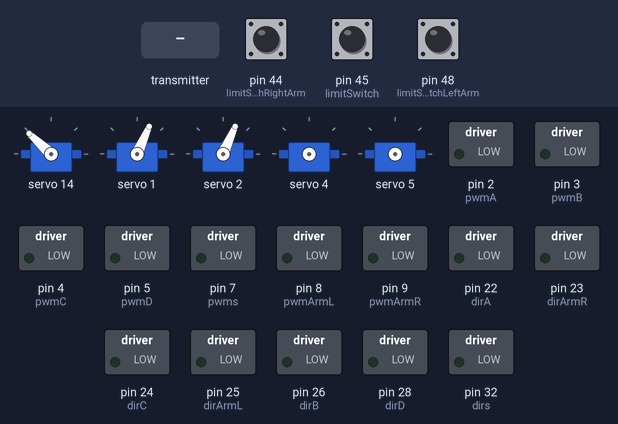
This sketch was run on a simulated Arduino Mega 2560, built with avr-gcc and run on an emulated ATmega2560. On the bench: 5 × servo, switched loads named in the sketch (green lamp = pin HIGH). Dashed ring = blinking. The inputs (shaded band) are chosen by the test bench; at power-on: pin 45 (limitSwitch) HIGH, pin 44 (limitSwitchRightArm) HIGH, pin 48 (limitSwitchLeftArm) HIGH.

Above: at 1.2 s.
1.3 s: the transmitter starts sending readChannel.3 = 1000
At 2.5 s:
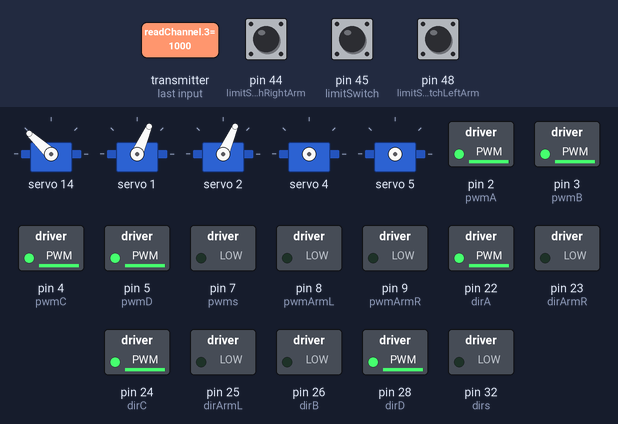
2.8 s: the transmitter starts sending readChannel.4 = 1000
At 4.21 s:
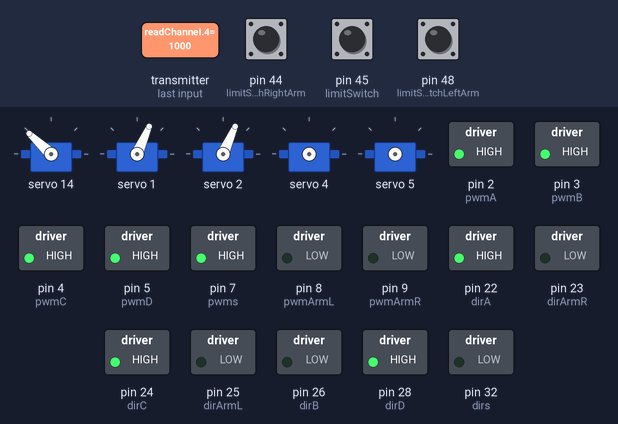
5.8 s: the transmitter starts sending readChannel.5 = 1000
8.8 s: pin 45 (limitSwitch) pulled LOW for 3.2 s
15.0 s: the transmitter starts sending readChannel.3 = 1250
At 16.28 s:
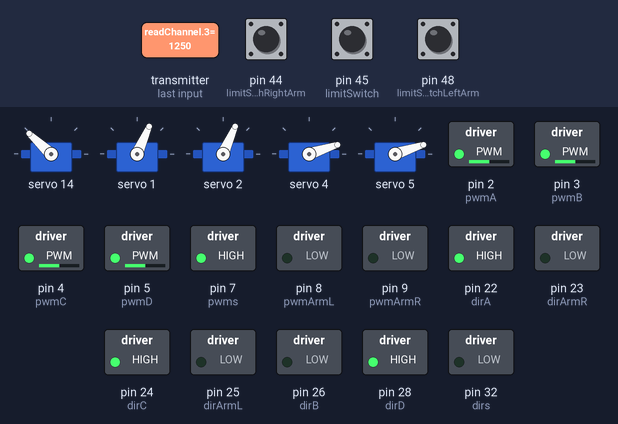
18.0 s: the transmitter starts sending readChannel.5 = 2000
At 18.69 s:
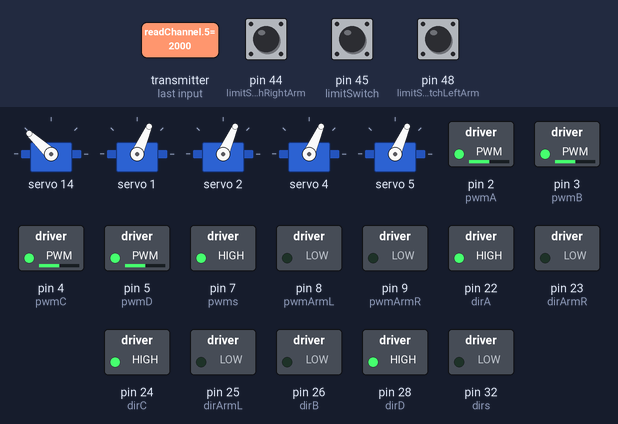
Timing chart, 0 to 22.0 s (numbered marks = the images above; inputs shaded):
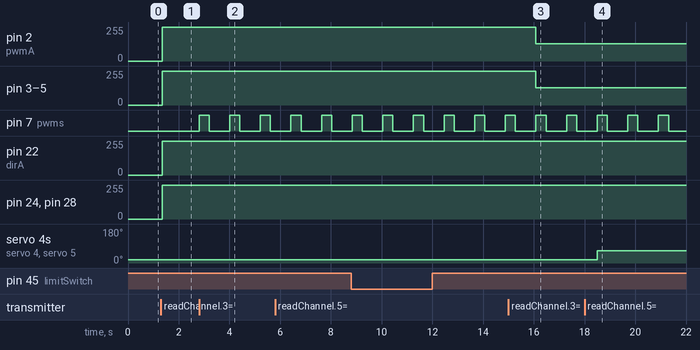

Measured:
- after the input at 1.3 s, pin 2 (pwmA): 0/255 → 252/255 after 0.06 s; pin 3 (pwmB), pin 4 (pwmC), pin 5 (pwmD), pin 22 (dirA): 0/255 → 253/255 after 0.06 s; pin 24 (dirC), pin 28 (dirD): 0/255 → 254/255 after 0.06 s
- after the input at 2.8 s, pin 2 (pwmA): 252/255 → 255/255 after 0.08 s; pin 3 (pwmB), pin 4 (pwmC), pin 5 (pwmD), pin 22 (dirA): 253/255 → 255/255 after 0.08 s; pin 7 (pwms): alternates HIGH for 0.40 s and LOW for 0.81 s, starting at once; pin 24 (dirC), pin 28 (dirD): 254/255 → 255/255 at once
- after the input at 15.0 s, pin 2 (pwmA), pin 3 (pwmB), pin 4 (pwmC), pin 5 (pwmD): 255/255 → 128/255 after 1.1 s
- after the input at 18.0 s, servo 4, servo 5: 18° → 66° after 0.50 s

The sketch:

Robot1.ino
```cpp
#include <IBusBM.h>
#include <Servo.h>
#include <Wire.h>
#include <Adafruit_PWMServoDriver.h>
#include <ezButton.h>
Adafruit_PWMServoDriver pwm = Adafruit_PWMServoDriver();

#define SERVOMIN 150   // Minimum pulse length count (out of 4096)
#define SERVOMAX 600   // Maximum pulse length count (out of 4096)
#define SERVO_FREQ 50  // Analog servos run at ~50 Hz updates

int angleToPulse(int ang) {
  int pulse = map(ang, 0, 180, SERVOMIN, SERVOMAX);
  return pulse;
}
int updown;
int leftright;
int clkaclk;
int shoot = 100;
int pwmvalA;
int pwmvalAabs;
long pwmvalAupdown;
long pwmvalAleftright;
int pwmvalB;
int pwmvalBabs;
long pwmvalBupdown;
long pwmvalBleftright;
int pwmvalC;
int pwmvalCabs;
long pwmvalCupdown;
long pwmvalCleftright;
int pwmvalD;
int pwmvalDabs;
long pwmvalDupdown;
long pwmvalDleftright;
bool LarmUp = true;  // Changed to true
bool RarmUp = true;  // Changed to true

bool LarmButtonPrevState = false;
bool RarmButtonPrevState = false;

bool leftServoOpen = false;
bool rightServoOpen = false;

const int limitSwitchLeftArm = 48;
const int limitSwitchRightArm = 44;

ezButton limitSwitchLeft(limitSwitchLeftArm);
ezButton limitSwitchRight(limitSwitchRightArm);
ezButton limitSwitch(45);

const int dirA = 22;
const int pwmA = 2;
const int dirB = 26;
const int pwmB = 3;
const int dirC = 24;
const int pwmC = 4;
const int dirD = 28;
const int pwmD = 5;
const int dirs = 32;
const int pwms = 7;
const int dirArmL = 25;
const int dirArmR = 23;
const int pwmArmL = 8;
const int pwmArmR = 9;

IBusBM ibusRc;

HardwareSerial& ibusRcSerial = Serial1;
HardwareSerial& debugSerial = Serial;

void setup() {
  debugSerial.begin(9600);
  ibusRc.begin(ibusRcSerial);

  pwm.begin();
  pwm.setOscillatorFrequency(27000000);
  pwm.setPWMFreq(SERVO_FREQ);

  LarmUp = true;  // Changed to true
  RarmUp = true;  // Changed to true

  Serial.begin(9600);
  pinMode(dirA, OUTPUT);
  pinMode(pwmA, OUTPUT);
  pinMode(dirB, OUTPUT);
  pinMode(pwmB, OUTPUT);
  pinMode(dirC, OUTPUT);
  pinMode(pwmC, OUTPUT);
  pinMode(dirD, OUTPUT);
  pinMode(pwmD, OUTPUT);
  pinMode(dirs, OUTPUT);
  pinMode(pwms, OUTPUT);
  pinMode(dirArmL, OUTPUT);
  pinMode(pwmArmL, OUTPUT);
  pinMode(dirArmR, OUTPUT);
  pinMode(pwmArmR, OUTPUT);
  pwm.setPWM(14, 0, angleToPulse(8));
  limitSwitch.setDebounceTime(50);
  limitSwitchLeft.setDebounceTime(50);
  limitSwitchRight.setDebounceTime(50);
}

int readChannel(byte channelInput, int minLimit, int maxLimit, int defaultValue) {
  uint16_t ch = ibusRc.readChannel(channelInput);
  if (ch < 100) return defaultValue;
  return map(ch, 1000, 2000, minLimit, maxLimit);
}

bool redSwitch(byte channelInput, bool defaultValue) {
  int intDefaultValue = (defaultValue) ? 100 : 0;
  int ch = readChannel(channelInput, 0, 100, intDefaultValue);
  return (ch > 50);
}

void loop() {
  limitSwitch.loop();
  limitSwitchLeft.loop();
  limitSwitchRight.loop();
  int state = limitSwitch.getState();
  if (state == LOW) {
    digitalWrite(dirs, HIGH);
    analogWrite(pwms, 45);
  } else {
    analogWrite(pwms, 0);
  }

  int updown = readChannel(1, -100, 100, 0);
  int leftright = readChannel(0, -100, 100, 0);
  clkaclk = readChannel(3, -255, 255, 0);
  int Lservo = readChannel(5, -100, 100, 0);
  int Rservo = readChannel(6, -100, 100, 0);
  int shoot = readChannel(4, -100, 100, 0);
  int Larm = readChannel(7, -100, 100, 0);
  int Rarm = readChannel(8, -100, 100, 0);
  pwmvalAupdown = 0;
  pwmvalAleftright = 0;
  pwmvalBupdown = 0;
  pwmvalBleftright = 0;
  pwmvalCupdown = 0;
  pwmvalCleftright = 0;
  pwmvalDupdown = 0;
  pwmvalDleftright = 0;

  if (updown > 0) {  //UP
    pwmvalAupdown = map(updown, 0, 100, 0, 255);
    pwmvalBupdown = map(updown, 0, 100, 0, 254);
    pwmvalCupdown = map(updown, 0, 100, 0, 255);
    pwmvalDupdown = map(updown, 0, 100, 0, 255);
  }
  if (updown < 0) {  //DOWN
    pwmvalAupdown = map(updown, 0, -100, 0, -255);
    pwmvalBupdown = map(updown, 0, -100, 0, -255);
    pwmvalCupdown = map(updown, 0, -100, 0, -255);
    pwmvalDupdown = map(updown, 0, -100, 0, -255);
  }
  if (leftright < 0) {  // Left
    pwmvalAleftright = map(leftright, 0, 100, 0, 255);
    pwmvalBleftright = map(leftright, 0, 100, 0, -255);
    pwmvalCleftright = map(leftright, 0, 100, 0, -255);
    pwmvalDleftright = map(leftright, 0, 100, 0, 255);
  }
  if (leftright > 0) {  // Right
    pwmvalAleftright = map(leftright, 0, -100, 0, -255);
    pwmvalBleftright = map(leftright, 0, -100, 0, 255);
    pwmvalCleftright = map(leftright, 0, -100, 0, 255);
    pwmvalDleftright = map(leftright, 0, -100, 0, -255);
  }
  pwmvalAabs = sqrt((sq(pwmvalAupdown)) + (sq(pwmvalAleftright)));
  pwmvalBabs = sqrt((sq(pwmvalBupdown)) + (sq(pwmvalBleftright)));
  pwmvalCabs = sqrt((sq(pwmvalCupdown)) + (sq(pwmvalCleftright)));
  pwmvalDabs = sqrt((sq(pwmvalDupdown)) + (sq(pwmvalDleftright)));
  pwmvalA = pwmvalAupdown + pwmvalAleftright;
  pwmvalB = pwmvalBupdown + pwmvalBleftright;
  pwmvalC = pwmvalCupdown + pwmvalCleftright;
  pwmvalD = pwmvalDupdown + pwmvalDleftright;
  if (pwmvalA > 0) {
    digitalWrite(dirA, LOW);
    analogWrite(pwmA, pwmvalAabs);
  }
  if (pwmvalA < 0) {
    digitalWrite(dirA, HIGH);
    analogWrite(pwmA, pwmvalAabs);
  }
  if (pwmvalA == 0) {
    digitalWrite(dirA, LOW);
    analogWrite(pwmA, 0);
  }

  if (pwmvalB > 0) {
    digitalWrite(dirB, HIGH);
    analogWrite(pwmB, pwmvalBabs);
  }
  if (pwmvalB < 0) {
    digitalWrite(dirB, LOW);
    analogWrite(pwmB, pwmvalBabs);
  }
  if (pwmvalB == 0) {
    digitalWrite(dirB, LOW);
    analogWrite(pwmB, 0);
  }

  if (pwmvalC > 0) {
    digitalWrite(dirC, HIGH);
    analogWrite(pwmC, pwmvalCabs);
  }
  if (pwmvalC < 0) {
    digitalWrite(dirC, LOW);
    analogWrite(pwmC, pwmvalCabs);
  }
  if (pwmvalC == 0) {
    digitalWrite(dirC, LOW);
    analogWrite(pwmC, 0);
  }
  if (pwmvalD > 0) {
    digitalWrite(dirD, HIGH);
    analogWrite(pwmD, pwmvalDabs);
  }
  if (pwmvalD < 0) {
    digitalWrite(dirD, LOW);
    analogWrite(pwmD, pwmvalDabs);
  }
  if (pwmvalD == 0) {
    digitalWrite(dirD, LOW);
    analogWrite(pwmD, 0);
  }

  if (clkaclk > 0) {
    digitalWrite(dirA, LOW);
    digitalWrite(dirB, HIGH);
    digitalWrite(dirC, LOW);
    digitalWrite(dirD, LOW);
    analogWrite(pwmA, clkaclk);
    analogWrite(pwmB, clkaclk);
    analogWrite(pwmC, clkaclk);
    analogWrite(pwmD, clkaclk);
  }
  if (clkaclk < 0) {
    digitalWrite(dirA, HIGH);
    digitalWrite(dirB, LOW);
    digitalWrite(dirC, HIGH);
    digitalWrite(dirD, HIGH);
    analogWrite(pwmA, -clkaclk);
    analogWrite(pwmB, -clkaclk);
    analogWrite(pwmC, -clkaclk);
    analogWrite(pwmD, -clkaclk);
  }

  if (Lservo > 0) {
    pwm.setPWM(4, 0, angleToPulse(40));
    pwm.setPWM(5, 0, angleToPulse(40));
    leftServoOpen = false;
  }

  if (Lservo < 0) {
    pwm.setPWM(4, 0, angleToPulse(0));
    pwm.setPWM(5, 0, angleToPulse(0));
    leftServoOpen = true;
  }
  if (Rservo < 0) {
    pwm.setPWM(1, 0, angleToPulse(40));
    pwm.setPWM(2, 0, angleToPulse(40));
    rightServoOpen = false;
  }

  if (Rservo > 0) {
    pwm.setPWM(1, 0, angleToPulse(0));
    pwm.setPWM(2, 0, angleToPulse(0));
    rightServoOpen = true;
  }
  if (shoot > 0) {
    pwm.setPWM(14, 0, angleToPulse(8));
  }
  if (shoot == 0) {
    pwm.setPWM(14, 0, angleToPulse(100));
  }
  if (shoot < 0) {
    digitalWrite(dirs, LOW);
    analogWrite(pwms, 255);
    delay(400);
    analogWrite(pwms, 0);
    delay(800);
  }
  bool LarmButtonCurrentState = (Larm > 0);
  if (LarmButtonCurrentState && !LarmButtonPrevState) {
    if (LarmUp) {
      moveArmDown(true);
      LarmUp = false;
    } else {
      moveArmUp(true);
      LarmUp = true;
    }
  }
  LarmButtonPrevState = LarmButtonCurrentState;

  bool RarmButtonCurrentState = (Rarm > 0);
  if (RarmButtonCurrentState && !RarmButtonPrevState) {
    if (RarmUp) {
      moveArmDown(false);
      RarmUp = false;
    } else {
      moveArmUp(false);
      RarmUp = true;
    }
  }
  RarmButtonPrevState = RarmButtonCurrentState;
}

void moveArmUp(bool isLeftArm) {
  if (isLeftArm) {
    digitalWrite(dirArmL, HIGH);
    debugSerial.println("Lup");
    analogWrite(pwmArmL, 255);
    delay(1500);
    analogWrite(pwmArmL, 0);
  } else {
    digitalWrite(dirArmR, HIGH);
    debugSerial.println("Rup");
    analogWrite(pwmArmR, 255);
    delay(1000);
    analogWrite(pwmArmR, 0);
  }
}

void moveArmDown(bool isLeftArm) {
  if (isLeftArm) {
    digitalWrite(dirArmL, LOW);
    debugSerial.println("Ldown");
    analogWrite(pwmArmL, 255);
    if (leftServoOpen) {
      while (limitSwitchLeft.getState() == HIGH) {
        limitSwitchLeft.loop();
        delay(10);
      }
    } else {
      delay(2000);
    }
    analogWrite(pwmArmL, 0);
  } else {
    digitalWrite(dirArmR, LOW);
    debugSerial.println("Rdown");
    analogWrite(pwmArmR, 255);
    if (rightServoOpen) {
      while (limitSwitchRight.getState() == HIGH) {
        limitSwitchRight.loop();
        delay(10);
      }
    } else {
      delay(500);
    }
    analogWrite(pwmArmR, 0);
  }
}
```
